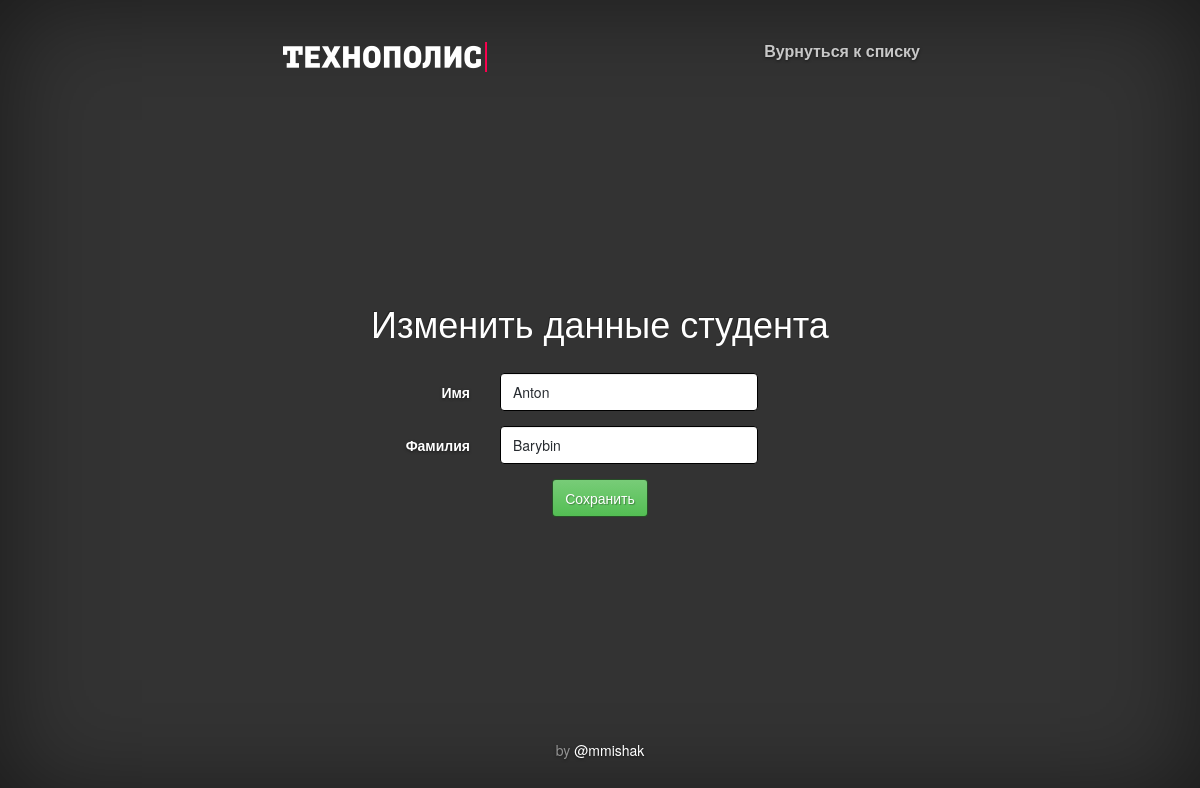
Page /practice/2/update/ on the earlier database version.
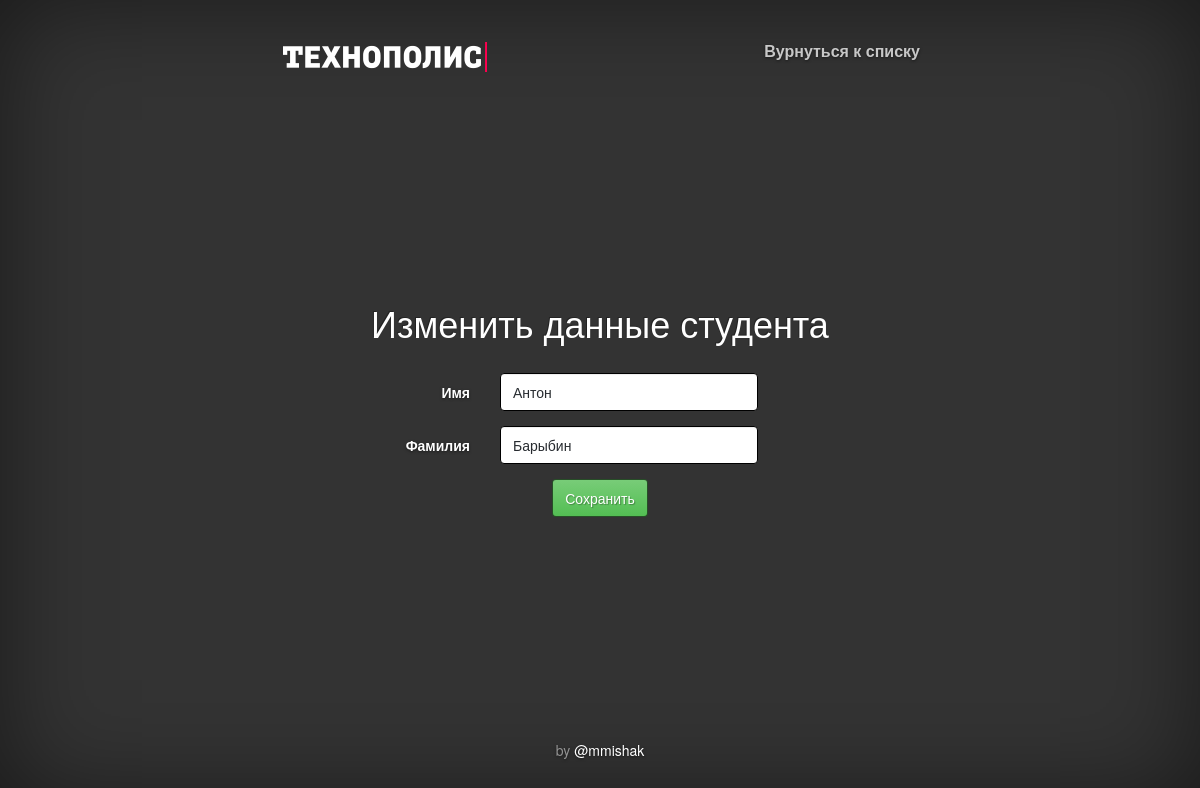
Same page on the later database version.
### practice/models.py (models this page shows, shortened)
class Student(models.Model):
    name = models.CharField(max_length=200)
    family = models.CharField(max_length=200)

### practice/views.py (the view)
# urls.py: url(r'^(?P<pk>[0-9]+)/update/$', views.StudentUpdate.as_view(), name='update'),
class StudentUpdate(generic.UpdateView):
    template_name_suffix = '_update'
    model = Student
    fields = ['name', 'family']
    success_url = reverse_lazy('practice:index')

### practice/templates/practice/student_update.html (shortened to what this page needs)
<!DOCTYPE html>
<html lang="en">
<head>
    {% load staticfiles %}
    <link href="{% static "bootstrap/css/bootstrap.min.css" %}" rel="stylesheet">
    <link href="{% static "bootstrap/css/cover.css" %}" rel="stylesheet">
</head>
<body>
<div class="site-wrapper">
    <div class="site-wrapper-inner">
        <div class="cover-container">
            <div class="masthead clearfix">
                <div class="inner">
                    <h3 class="masthead-brand"><a href="{% url "practice:index" %}"><img src="{% static "assets/polis_logo.png" %}"></a></h3>
                    <nav>
                        <ul class="nav masthead-nav">
                            <li><a href="{% url "practice:index" %}">Вурнуться к списку</a></li>
                        </ul>
                    </nav>
                </div>
            </div>
            <div class="inner cover">
                <h1 class="cover-heading">Изменить данные студента</h1>
                <br>
                <form class="form-horizontal" action="" method="post">
                    <div class="form-group">
                        <label for="id_name" class="col-sm-4 control-label">Имя</label>
                        <div class="col-sm-5">
                            <input type="text" class="form-control" id="id_name" name="name" placeholder="имя" value="{{ student.name }}">
                        </div>
                    </div>
                    <div class="form-group">
                        <label for="id_family" class="col-sm-4 control-label">Фамилия</label>
                        <div class="col-sm-5">
                            <input type="text" class="form-control" id="id_family" name="family" placeholder="фамилия" value="{{ student.family }}">
                        </div>
                    </div>
                    <input type="submit" class="btn btn-success" value="Сохранить">
                </form>
            </div>
            <div class="mastfoot">
                <div class="inner">
                    <p>by <a href="https://twitter.com/mmishak" target="_blank">@mmishak</a></p>
                </div>
            </div>
        </div>
    </div>
</div>
</body>
</html>

Differences in the rows shown:
changed Student: name "Anton" → "Антон"; family "Barybin" → "Барыбин"
